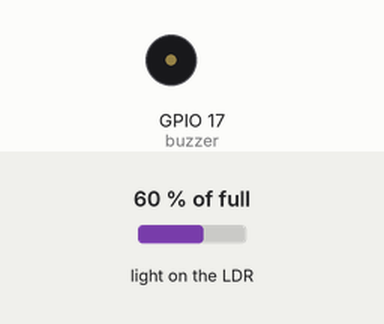
This program was run on a simulated Raspberry Pi (BCM pin numbers). Shown: buzzer (waves = sounding, pin HIGH). Inputs (shaded band) come from the test bench; at power-on: light on the LDR 60 % of full.

Above: at 1.2 s.
1.3 s: light on the LDR set to 51 % of full
2.9 s: light on the LDR set to 48 % of full
At 3.25 s:
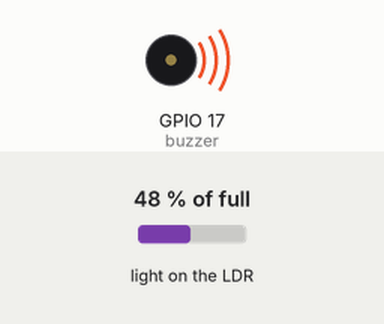
Timing chart, 0 to 11.9 s (numbered marks = the images above; inputs shaded):
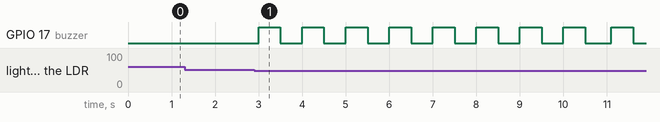

The program:

ch8listing3.py
```python
from gpiozero import LightSensor, Buzzer
from time import sleep

ldr = LightSensor(4)
buzzer = Buzzer(17)

while True:
    sleep(0.1)
    if ldr.value < 0.5:
        buzzer.beep(0.5, 0.5, 8)
        sleep(8)
    else:
        buzzer.off()
```

Measured:
- the behaviour switches between 50 and 49 % of full on light on the LDR (found by bisection; images 0 and 1)
- after the input at 1.3 s, every drawn part: stays the same
- after the input at 2.9 s, GPIO 17 (buzzer): alternates HIGH for 0.50 s and LOW for 0.50 s, starting after 0.10 s
